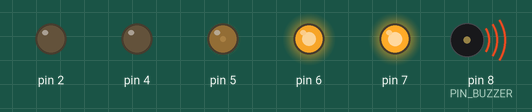
The sketch below on a simulated Arduino Uno, built with avr-gcc and run on an emulated ATmega328P. Shown: output pins drawn as LEDs (lit = HIGH), buzzer (waves = sounding). Random numbers use the default seed unless the sketch sets one; pins used as bus, display or sensor lines are not drawn.

Above: at 0.1 s.
At 3.2 s:
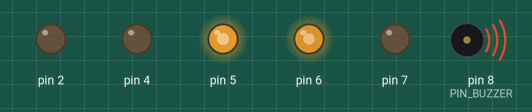
At 7.4 s:
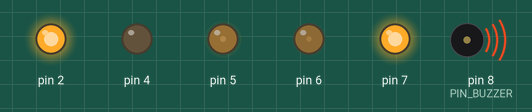
At 15.1 s:
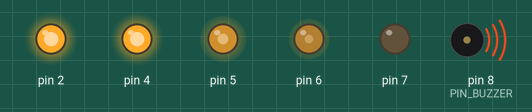
At 24.1 s:
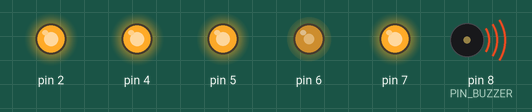
At 36.5 s:
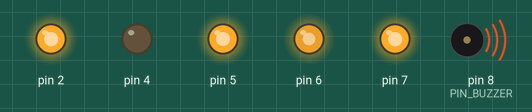
Timing chart, 0 to 40.0 s (numbered marks = the images above):
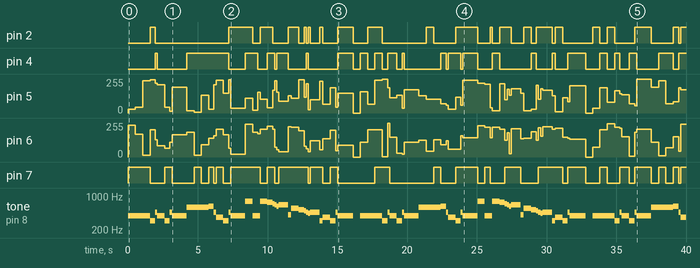

The sketch:

ImperialMarch.ino
```cpp
const byte COUNT = 39;
const double MULT = 1.5;
const byte LED_MIN = 2;
const byte LED_MAX = 8;
int PIN_BUZZER = 8;


int frequences[COUNT] = {
  392, 392, 392, 311, 466, 392, 311, 466, 392,
  587, 587, 587, 622, 466, 369, 311, 466, 392,
  784, 392, 392, 784, 739, 698, 659, 622, 659,
  415, 554, 523, 493, 466, 440, 466,
  311, 369, 311, 466, 392
};
int durations[COUNT] = {
  350, 350, 350, 250, 100, 350, 250, 100, 700,
  350, 350, 350, 250, 100, 350, 250, 100, 700,
  350, 250, 100, 350, 250, 100, 100, 100, 450,
  150, 350, 250, 100, 100, 100, 450,
  150, 350, 250, 100, 750
};


void setup() {

  for (int i = LED_MIN; i <= LED_MAX; i++ ) {
     if (i != 3)
       pinMode(i, OUTPUT);
  }
}

void loop() {
  for (int i = 0; i < COUNT; i++) {
    tone(PIN_BUZZER, frequences[i], durations[i]*MULT);
    for (int i = LED_MIN; i <= LED_MAX; i++ ) {
       if (i != 3)
        analogWrite(i, random(0, 254));
    }
    delay(durations[i]*MULT);
  }
  noTone(PIN_BUZZER);
  for (int i = LED_MIN; i <= LED_MAX; i++ ) {
       if (i != 3)
         analogWrite(i, 0);
    }
  delay(500);
}
```

Measured:
- by itself, pin 2: LOW → HIGH at 1.6 s, → LOW 0.38 s later, → HIGH 5.3 s later, → LOW 1.7 s later, … (41 changes in this stretch)
- by itself, pin 4: LOW → HIGH at 2.0 s, → LOW 0.15 s later, → HIGH 2.1 s later, → LOW 3.0 s later, … (45 changes in this stretch)
- by itself, pin 5: 0/255 → 29/255 at 0.00 s, → 43/255 0.53 s later, → 241/255 0.53 s later, → 249/255 0.53 s later, … (95 changes in this stretch)
- by itself, pin 6: 0/255 → 238/255 at 0.00 s, → 169/255 0.53 s later, → 13/255 0.53 s later, → 203/255 0.53 s later, … (94 changes in this stretch)
- by itself, pin 7: LOW → HIGH at 0.00 s, → LOW 1.6 s later, → HIGH 1.1 s later, → LOW 0.53 s later, … (45 changes in this stretch)
- by itself, tone on pin 8 (PIN_BUZZER): plays 392 Hz for 1.6 s, 311 Hz for 0.38 s, 466 Hz for 0.15 s, 392 Hz for 0.53 s, 311 Hz for 0.38 s, 466 Hz for 0.15 s … (79 notes in this stretch)
